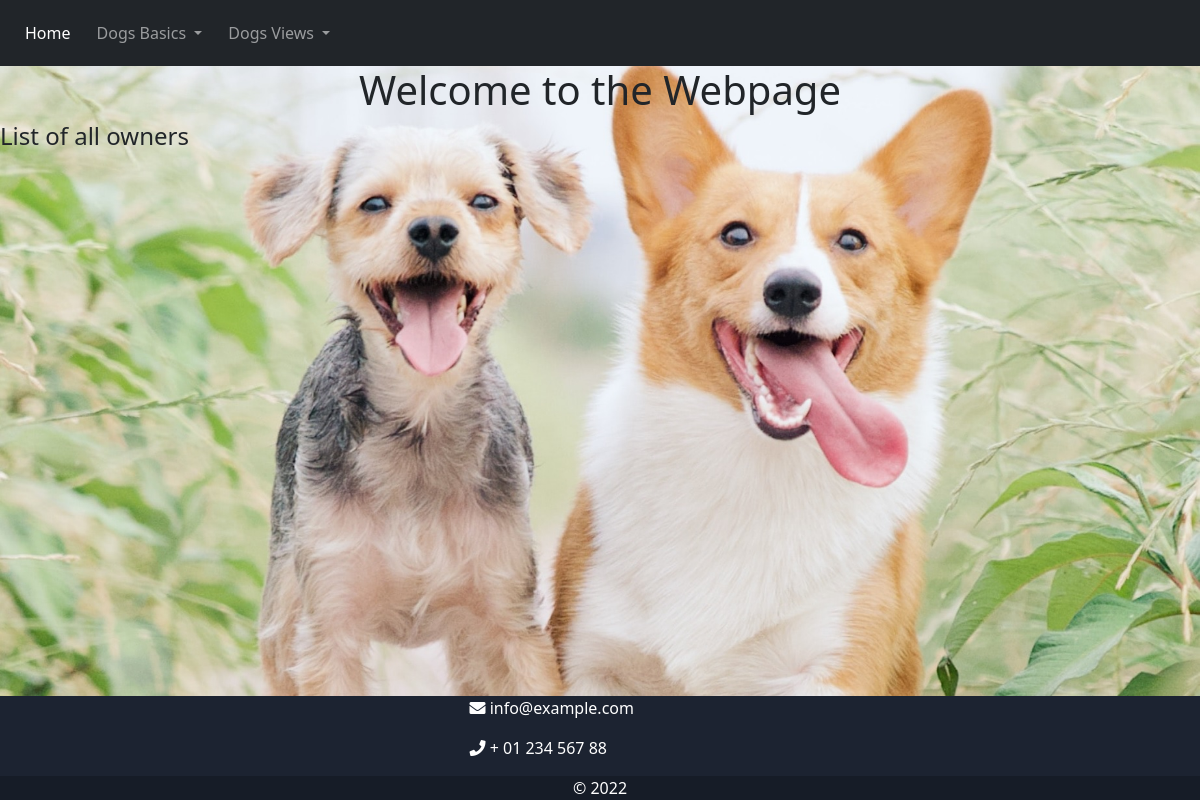
/dogViews/list_owners/, run on an earlier commit of the app's database.
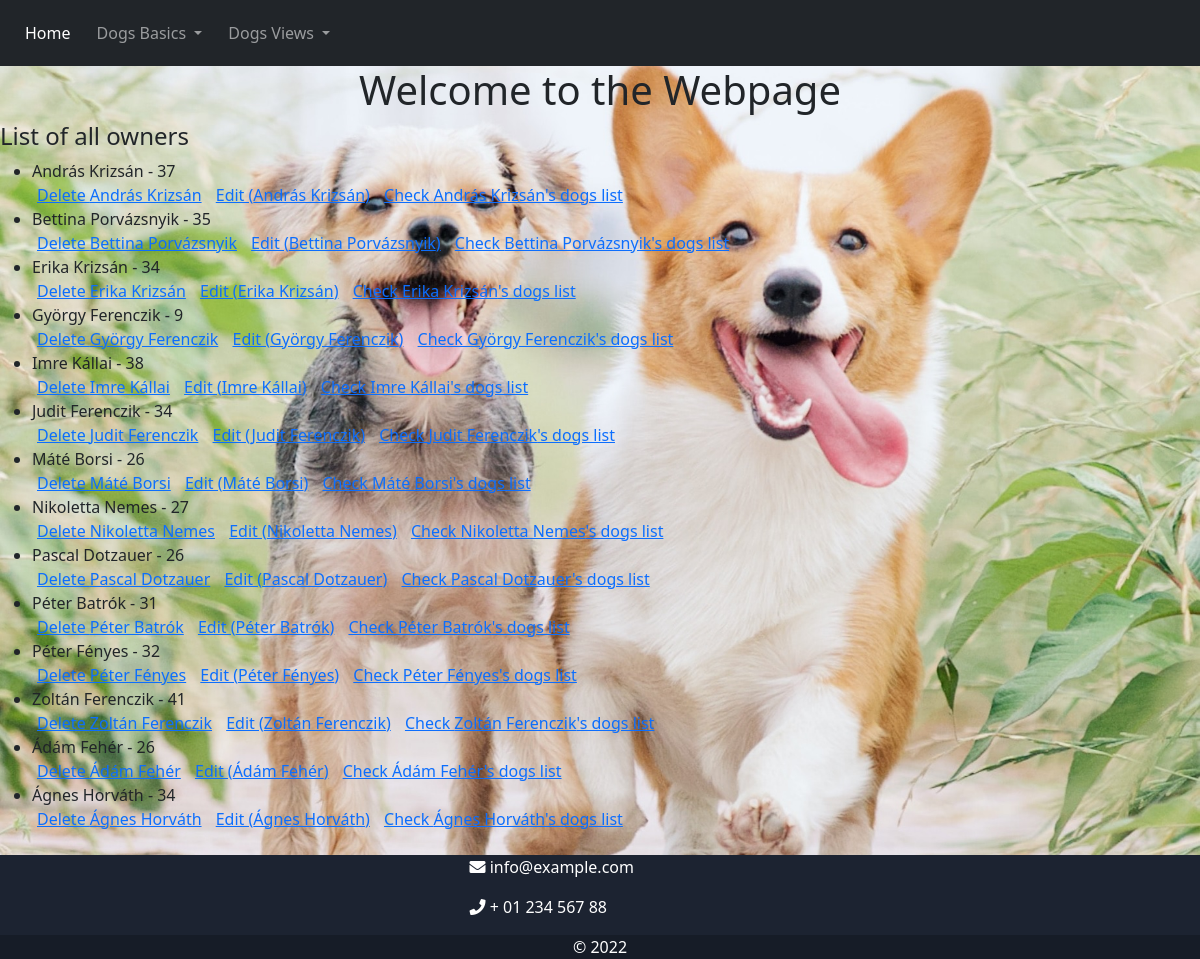
And on a later commit of the database.
### dog_views/models.py (models this page shows, shortened)
class Owner(models.Model):
    name = models.CharField(max_length=50, default="John Doe")
    age = models.IntegerField()
    class Meta:
        ordering = ['name', 'age']

### dog_views/views.py (the view)
# urls.py: path('list_owners/', views.OwnerListView.as_view(), name='list_owner'),
class OwnerListView(ListView):
    model = Owner
    context_object_name = "owner_list"

### dog_views/templates/dog_views/owner_list.html (shortened to what this page needs)
<!DOCTYPE html>
<html lang="en">
{%extends "base.html" %}
{% block content %}
<h4>List of all owners</h4>
<ul>
    {% for owner in owner_list %}
    <li> {{owner.name }} - {{owner.age }}</li>
    <a href="{% url 'dog_views:delete_owner' owner.id %}"> Delete {{owner.name}}</a>
    <a href="{% url 'dog_views:edit_owner' owner.id %}"> Edit ({{owner.name}})</a>
    <a href="{% url 'dog_views:owner_dog' owner.id  %}">Check {{owner.name}}'s dogs list </a>
    {% endfor %}
</ul>
{% endblock %}

### templates/base.html (shortened to what this page needs)
<!DOCTYPE html>
<html lang="en">
{% load static %}
<head>
 <link href="https://cdn.jsdelivr.net/npm/bootstrap@5.0.2/dist/css/bootstrap.min.css" rel="stylesheet">
    <link rel="stylesheet" href="https://use.fontawesome.com/releases/v5.0.8/css/solid.css">
    <link rel="stylesheet" href="https://use.fontawesome.com/releases/v5.0.8/css/fontawesome.css">
   <link rel="stylesheet" href="{% static 'css/base.css' %}">
</head>
<body style="padding-bottom: 80px;" >
<nav class="bg-dark text-light navbar navbar-expand-lg navbar-dark ">
  <div class="container-fluid">
    <div class="collapse navbar-collapse" id="navbarNavAltMarkup">
      <ul class="navbar-nav">
        <li>
          <a class="nav-link active" href="{% url 'base' %}">Home</a>
        </li>
        <li class="nav-item dropdown">
        <a class="nav-link dropdown-toggle" href="#" id="navbarPDropdown" role="button" data-toggle="dropdown" aria-haspopup="true" aria-expanded="false">
          Dogs Basics
        </a>
        </li>
      <li class="nav-item dropdown">
        <a class="nav-link dropdown-toggle" href="#" id="navbarVDropdown" role="button" data-toggle="dropdown" aria-haspopup="true" aria-expanded="false">
          Dogs Views
        </a>
        </li>
      </ul>
    </div>
  </div>
</nav>
<h1 class="text-center">Welcome to the Webpage</h1>
{% block content %}{% endblock %}
<div class="container-fluid mx-20 px-0 my-5" >
  <footer
          class="text-center fixed-bottom text-lg-start text-white"
          style="background-color: #1c2331"
          >
    <section class="">
      <div class="container text-center text-md-start ">
        <div class="row">
          <div class="col-md-4 col-lg-3 col-xl-3 mx-auto mb-md-0">
            <p><i class="fas fa-envelope mr-3"></i> info@example.com</p>
            <p><i class="fas fa-phone mr-3"></i> + 01 234 567 88</p>
          </div>
        </div>
      </div>
    </section>
    <div
         class="text-center"
         style="background-color: rgba(0, 0, 0, 0.2)"
         >
      © 2022
    </div>
  </footer>
</div>
</body>
</html>

### static/css/base.css (style rules this page uses)
body { background:url('../doggo.jpg'); background-repeat:no repeat; background-size:cover; }
a { margin:5px; }

What changed in the data, as far as the page shows it:
added Owner: name "András Krizsán", age "37"
added Owner: name "Bettina Porvázsnyik", age "35"
added Owner: name "Erika Krizsán", age "34"
added Owner: name "György Ferenczik", age "9"
added Owner: name "Imre Kállai", age "38"
added Owner: name "Judit Ferenczik", age "34"
added Owner: name "Máté Borsi", age "26"
added Owner: name "Nikoletta Nemes", age "27"
added Owner: name "Pascal Dotzauer", age "26"
added Owner: name "Péter Batrók", age "31"
added Owner: name "Péter Fényes", age "32"
added Owner: name "Zoltán Ferenczik", age "41"
added Owner: name "Ádám Fehér", age "26"
added Owner: name "Ágnes Horváth", age "34"
